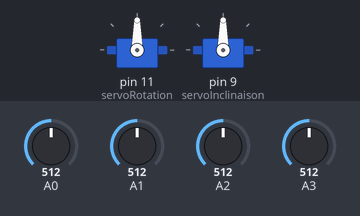
Simulated run of this sketch. Board: Arduino Uno, built with avr-gcc and run on an emulated ATmega328P. Shown: 2 × servo. The inputs (shaded band) are chosen by the test bench; at power-on: A0 = 512, A1 = 512, A2 = 512, A3 = 512.

Above: at 1.2 s.
1.3 s: A0 set to 522
At 2.45 s:
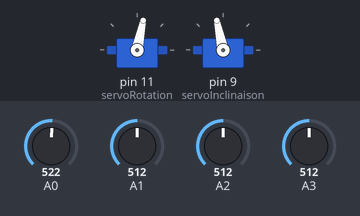
4.3 s: A1 set to 522
At 4.45 s:
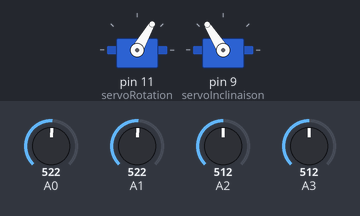
7.3 s: A2 set to 526
At 7.45 s:
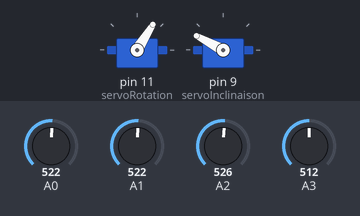
10.3 s: A2 set to 716
At 10.45 s:
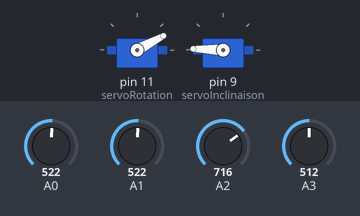
13.3 s: A3 set to 306
16.3 s: A0 set to 30
At 16.45 s:
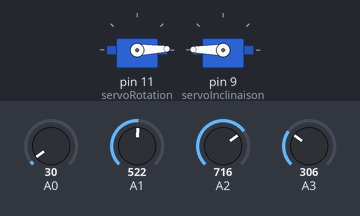
Timing chart, 0 to 22.0 s (numbered marks = the images above; inputs shaded):
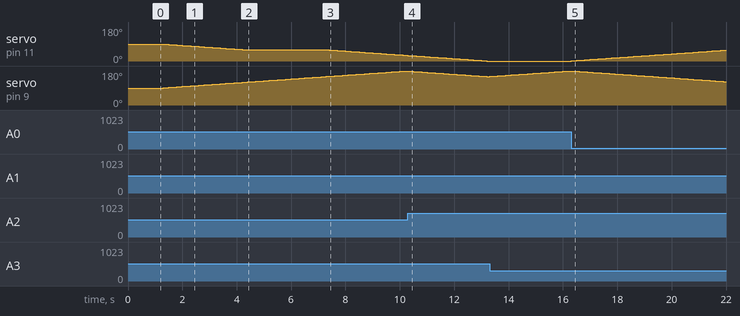

Measured:
- the behaviour switches between 513 and 514 on A0 (found by bisection; images 0 and 1)
- the behaviour switches between 521 and 522 on A1 (found by bisection; images 1 and 2)
- the behaviour switches between 513 and 514 on A2 (found by bisection; images 2 and 3)
- after the input at 1.3 s, servo on pin 11 (servoRotation): moves from 90° to 60° over 2.9 s, starting at once; servo on pin 9 (servoInclinaison): moves from 90° to 120° over 2.9 s, starting at once
- after the input at 4.3 s, servo on pin 11 (servoRotation): stays 60° (without the input it goes to 59° after 0.00 s)
- after the input at 7.3 s, servo on pin 11 (servoRotation): moves from 60° to 30° over 2.9 s, starting at once
- after the input at 10.3 s, servo on pin 9 (servoInclinaison): moves from 180° to 150° over 2.9 s, starting at once
- after the input at 16.3 s, servo on pin 11 (servoRotation): moves from 0° to 57° over 5.6 s, starting at once; servo on pin 9 (servoInclinaison): moves from 180° to 124° over 5.5 s, starting after 0.10 s

The sketch:

scenario_2.ino
```cpp
#include <Servo.h>

Servo servoRotation;
Servo servoInclinaison;

int rotation = 0;
int inclinaison = 0;

int moyenneLumHaut;
int moyenneLumBas;
int moyenneLumGauche;
int moyenneLumDroite;

unsigned long temps = 0;

void setup()
{
  servoRotation.attach(11);
  servoInclinaison.attach(9);


}
void loop() {
  temps = millis() + 100;
  while (temps > millis())
  {

    moyenneLumBas  = ( analogRead(A0) + analogRead(A1) ) / 2;
    moyenneLumHaut     = ( analogRead(A2) + analogRead(A3) ) / 2;
    moyenneLumGauche    = ( analogRead(A2) + analogRead(A0) ) / 2;
    moyenneLumDroite   = ( analogRead(A3) + analogRead(A1) ) / 2;

    inclinaison = servoInclinaison.read();
    rotation = servoRotation.read();

    if ((moyenneLumHaut > moyenneLumBas))
      if (inclinaison > 0)
        inclinaison = inclinaison - 1;

    if ((moyenneLumBas > moyenneLumHaut))
      if (inclinaison < 180)
        inclinaison = inclinaison + 1;

    if ((moyenneLumDroite < moyenneLumGauche))
      if (rotation > 0)
        rotation = rotation - 1;

    if ((moyenneLumGauche < moyenneLumDroite))
      if (rotation < 180)
        rotation = rotation + 1;
  }
  servoInclinaison.write(inclinaison);
  servoRotation.write(rotation);
}
```
